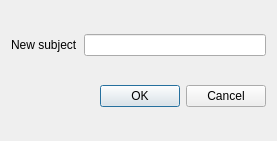
<?xml version="1.0" encoding="UTF-8"?>
<!--

Copyright (C) 2025 Davyd Stalytenko
SPDX-License-Identifier: GPL-3.0-only

This file is part of SchooliesCave.

SchooliesCave is free software: you can redistribute it and/or modify it under the terms
of the GNU General Public License as published by the Free Software Foundation, version 3
of the License only.

SchooliesCave is distributed in the hope that it will be useful, but WITHOUT ANY WARRANTY;
without even the implied warranty of MERCHANTABILITY or FITNESS FOR A PARTICULAR PURPOSE.
See the GNU General Public License for more details.

You should have received a copy of the GNU General Public License along with SchooliesCave.
If not, see <https://www.gnu.org/licenses/>.

-->
<ui version="4.0">
 <class>CreateSubjectDialog</class>
 <widget class="QDialog" name="CreateSubjectDialog">
  <property name="geometry">
   <rect>
    <x>0</x>
    <y>0</y>
    <width>277</width>
    <height>141</height>
   </rect>
  </property>
  <property name="windowTitle">
   <string>Dialog</string>
  </property>
  <layout class="QVBoxLayout" name="verticalLayout">
   <item>
    <layout class="QHBoxLayout" name="horizontalLayout">
     <item>
      <widget class="QLabel" name="label">
       <property name="text">
        <string>New subject</string>
       </property>
      </widget>
     </item>
     <item>
      <widget class="QLineEdit" name="lineEdit"/>
     </item>
    </layout>
   </item>
   <item>
    <widget class="QDialogButtonBox" name="buttonBox">
     <property name="orientation">
      <enum>Qt::Orientation::Horizontal</enum>
     </property>
     <property name="standardButtons">
      <set>QDialogButtonBox::StandardButton::Cancel|QDialogButtonBox::StandardButton::Ok</set>
     </property>
    </widget>
   </item>
  </layout>
 </widget>
 <resources/>
 <connections>
  <connection>
   <sender>buttonBox</sender>
   <signal>accepted()</signal>
   <receiver>CreateSubjectDialog</receiver>
   <slot>accept()</slot>
   <hints>
    <hint type="sourcelabel">
     <x>248</x>
     <y>254</y>
    </hint>
    <hint type="destinationlabel">
     <x>157</x>
     <y>274</y>
    </hint>
   </hints>
  </connection>
  <connection>
   <sender>buttonBox</sender>
   <signal>rejected()</signal>
   <receiver>CreateSubjectDialog</receiver>
   <slot>reject()</slot>
   <hints>
    <hint type="sourcelabel">
     <x>316</x>
     <y>260</y>
    </hint>
    <hint type="destinationlabel">
     <x>286</x>
     <y>274</y>
    </hint>
   </hints>
  </connection>
 </connections>
</ui>
